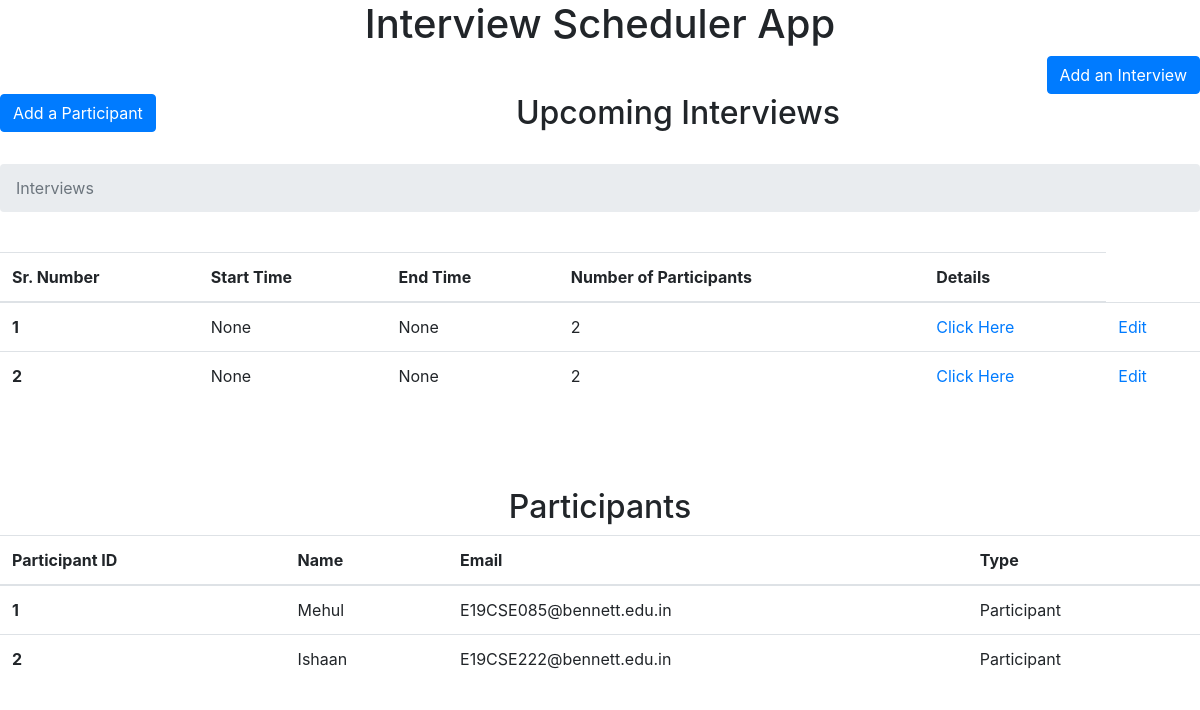
Before: /interviews/ with the older database file.
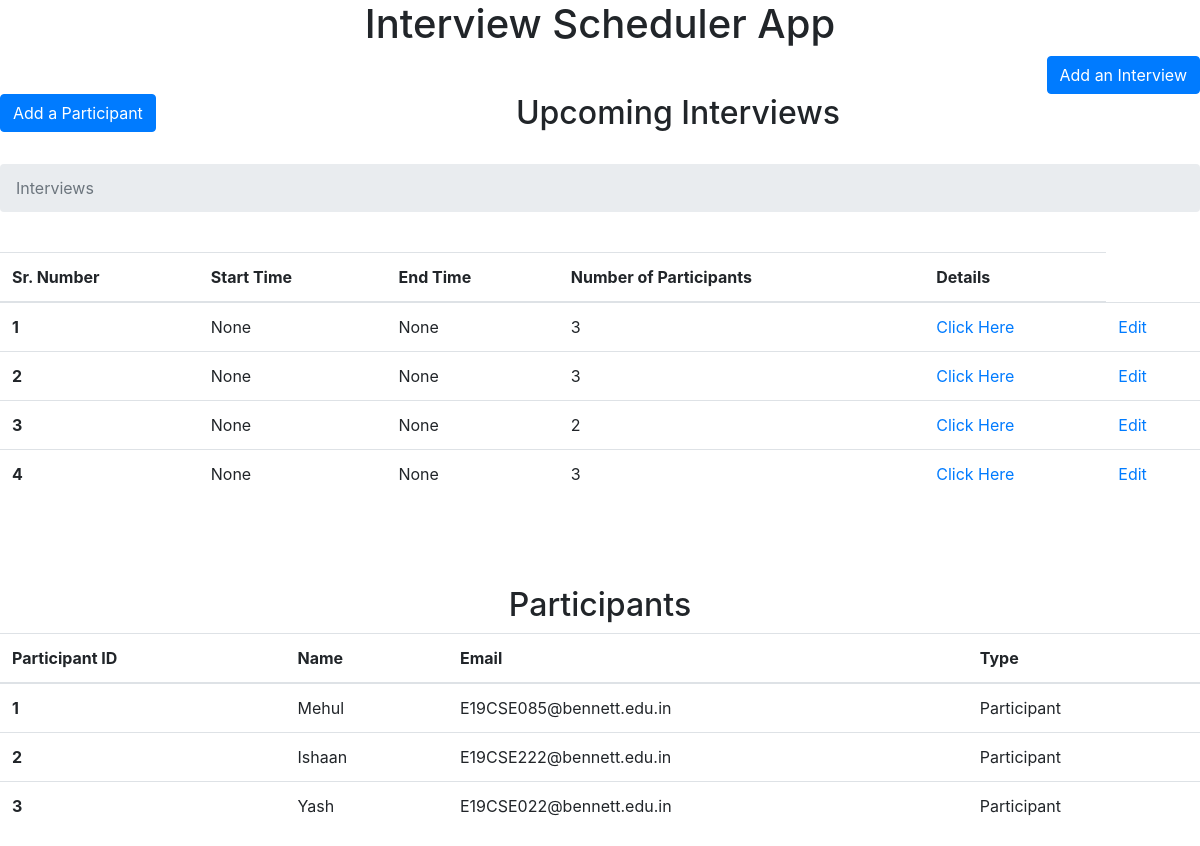
After: the same page with the newer database file.
### interviews/models.py (models this page shows, shortened)
class Interview(models.Model):
    participants = models.ManyToManyField("participants.Participant")
    start_time = models.DateTimeField()
    end_time = models.DateTimeField()
    class Meta:
        ordering = ["start_time", "end_time"]

### participants/models.py (models this page shows, shortened)
class Participant(models.Model):
    name = models.CharField(max_length=255)
    email = models.EmailField()
    resume = models.FileField(null=True, blank=True, upload_to='resumes/')
    type = models.IntegerField(default=0)
    class Meta:
        ordering = ['id']

### interviews/views.py (the view)
# urls.py: path("", GetInterview.as_view(), name="interviews"),
class GetInterview(ListAPIView):
    renderer_classes = [TemplateHTMLRenderer]
    template_name = 'webapp/dashboard.html'
    queryset = Interview.objects.all()
    serializer_class = NewCustomInterviewSerializer
    def get(self, request):
        return Response({'interviews': self.get_queryset(), 'participants': Participant.objects.all()})

### templates/webapp/dashboard.html
{% extends 'base.html' %}
{% block content %}
    <a href="{% url 'create_interview' %}">
        <div class="d-grid gap-2" style="text-align: right;">
            <button type="button" class="btn btn-primary">Add an Interview</button>
        </div>
    </a>
    <a href="{% url 'create_participant' %}">
        <div class="d-grid gap-2" style="text-align: left; float: left">
            <button type="button" class="btn btn-primary">Add a Participant</button>
        </div>
    </a>
    <h2>
        <center>Upcoming Interviews</center>
    </h2>
    <br>
    <nav aria-label="breadcrumb">
        <ol class="breadcrumb">
            <li class="breadcrumb-item active" aria-current="page">Interviews</li>
        </ol>
    </nav>
    <br>
    <table class="table table-hover">
        <thead>
        <tr>
            <th scope="col">Sr. Number</th>
            <th scope="col">Start Time</th>
            <th scope="col">End Time</th>
            <th scope="col">Number of Participants</th>
            <th scope="col">Details</th>
        </tr>
        </thead>
        <tbody>
        {% for interview in interviews %}
            <tr>
                <th scope="row">{{ forloop.counter }}</th>
                <td>{{ interview.start_time }}</td>
                <td>{{ interview.end_time }}</td>
                <td>{{ interview.participants.count }}</td>
                <td><a href="{% url 'retrieve_interview' interview.id %}">Click Here</a></td>
                <td><a href="{% url 'update_interview' interview.id %}">Edit</a></td>
            </tr>
        {% endfor %}
        </tbody>
    </table>
    <br>
    <br>
    <br>
    <h2>
        <center>Participants</center>
    </h2>
    <table class="table">
        <thead>
        <tr>
            <th scope="col">Participant ID</th>
            <th scope="col">Name</th>
            <th scope="col">Email</th>
            <th scope="col">Type</th>
        </tr>
        </thead>
        <tbody>
        {% for participant in participants %}
            <tr>
                <th scope="row">{{ participant.id }}</th>
                <td>{{ participant.name }}</td>
                <td>{{ participant.email }}</td>
            {% if participant.type == 0 %}
                <td>Participant</td>
                {% else %}
                <td>Admin</td>
            {% endif %}
            </tr>
        {% endfor %}
        </tbody>
    </table>
{% endblock %}

Changed rows visible on the page:
removed Interview: start_time "None", end_time "None", participants.count "2"
added Interview: start_time "None", end_time "None", participants.count "3"
added Interview: start_time "None", end_time "None", participants.count "3"
added Interview: start_time "None", end_time "None", participants.count "3"
added Participant: id "3", name "Yash", email "E19CSE022@bennett.edu.in", type "Participant"
